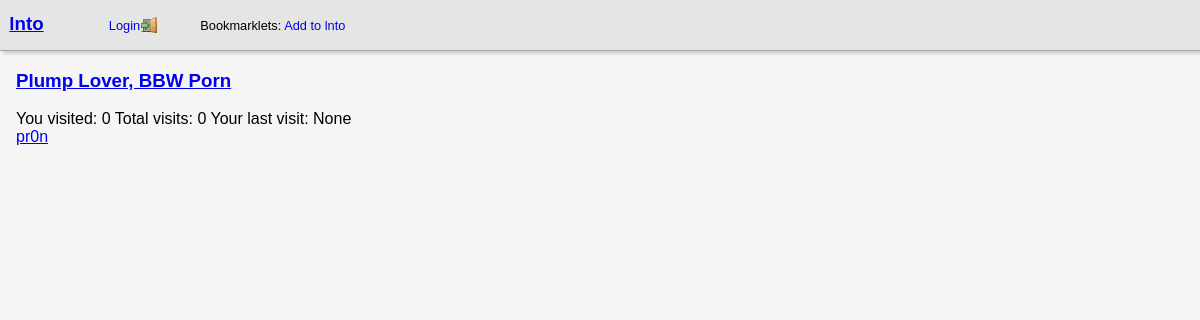
The page /link/show/355 on the database its author committed.
### lnto/libs/links.py (models this page shows, shortened)
class Link(appdb.Model):
	__tablename__ = 'links'
	linkid = Column(Integer, primary_key = True)
	userid = Column(Integer, ForeignKey('users.userid'))
	name = Column(String(256))
	url = Column(Text(convert_unicode = True))
	description = Column(Text(convert_unicode = True), default = '')
	shortname = Column(String(256))
	added = Column(DateTime, default = datetime.now())
	is_public = Column(Boolean, default = True)
	owner = relationship('User', backref = backref('links', order_by = linkid))
	tags = relationship('Tag', secondary = link_tags)
	count = None
	def get_taglist(self):
		ret = []
		for tag in self.tags:
			ret.append(str(tag))
		return ret
	def get_hit(self, user=None):
		data = {'linkid': self.linkid}
		if user is not None:
			data['userid'] = user.userid
		return LinkHit(data)
	@staticmethod
	def get_by_id(id):
		if type(id) is list:
			return appdb.session.query(Link).filter(Link.linkid.in_(id)).all()
		else:
			return appdb.session.query(Link).filter_by(linkid = id).first()

### lnto/libs/tags.py (models this page shows, shortened)
class Tag(appdb.Model):
	__tablename__ = 'tags'
	tagid = Column(Integer, primary_key = True)
	tag_name = Column(String(64), unique = True)
	links = relationship('Link', secondary = link_tags)
	def __str__(self):
		return self.tag_name

### lnto/views.py (the view)
@app.route('/link/show/<linkid>')
def show_link(linkid):
	link = Link.get_by_id(linkid)
	if link is None:
		abort(404)
	usr = User.get_logged_in()
	return render_template('link.html', pageoptions = get_default_data(), link = link, user = usr)

### lnto/__init__.py (called while the page is built)
@app.after_request
def after_request(req):
    return req

@app.teardown_request
def teardown_request(exception):
    if (hasattr(g, 'db')):
        g.db.close()

### lnto/libs/links.py (called while the page is built)
	def get_count(self):
		if self.userid:
			return appdb.session.query(LinkHit).filter_by(linkid = self.linkid, userid = self.userid).count()
		else:
			return appdb.session.query(LinkHit).filter_by(linkid = self.linkid).count()

	def get_last_hit(self):
		if self.userid:
			return appdb.session.query(appdb.func.max(LinkHit.ts)).select_from(LinkHit).filter_by(linkid = self.linkid, userid = self.userid).scalar()
		else:
			return appdb.session.query(appdb.func.max(LinkHit.ts)).select_from(LinkHit).filter_by(linkid = self.linkid).scalar()

### lnto/libs/users.py (called while the page is built, shortened)
	@staticmethod
	def get_logged_in():
		if not request.cookies.get('uinf'):
			return None

### lnto/views.py (called while the page is built)
def get_base_url():
	base = re.findall('(.+://[^/]*)', request.url)
	if len(base) == 1:
		return base[0]
	return ''

def user_is_logged_in():
	u = User.get_logged_in()
	return u is not None

def get_default_data():
	return {
		'base_url': get_base_url(),
		'referer': request.form.get('next') or request.args.get('next') or request.form.get('referer') or request.referrer or url_for('show_index'),
		'user_logged_in': user_is_logged_in()
	}

### lnto/templates/link.html (shortened to what this page needs)
{% extends "layout/main.html" %}
{% block content %}
<h3 class="title">
	<a href="{{url_for('show_link', linkid = link.linkid)}}">{{link.name}}</a>
</h3>
<div class="hits">
	You visited: {{link.get_hit(user).get_count()}}
	Total visits: {{link.get_hit().get_count()}}
	Your last visit: {{link.get_hit(user).get_last_hit()}}
</div>
<div class="tags">
	{% for tag in link.get_taglist()%}
	<a href="{{url_for('show_tag', name = tag)}}">{{tag}}</a>
	{% endfor %}
</div>
{% endblock %}

### lnto/static/css/styles.css (style rules this page uses)
html { font-family: helvetica, sans-serif; font-size: 12pt; }
html, body { background-color: #f5f5f5; padding: 0; margin: 0; }

### rows shown on the page
Link: name "Plump Lover, BBW Porn", get_hit "None"
Tag: tag_name "pr0n"

### other values the page prints
{{ link.get_hit(user).get_count() }} "0"
{{ link.get_hit().get_count() }} "0"
